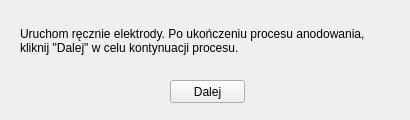
<?xml version="1.0" encoding="UTF-8"?>
<ui version="4.0">
 <class>Form</class>
 <widget class="QWidget" name="Form">
  <property name="geometry">
   <rect>
    <x>0</x>
    <y>0</y>
    <width>410</width>
    <height>120</height>
   </rect>
  </property>
  <property name="windowTitle">
   <string>Uruchomienie elektrod</string>
  </property>
  <widget class="QPushButton" name="pushButton">
   <property name="geometry">
    <rect>
     <x>170</x>
     <y>80</y>
     <width>75</width>
     <height>23</height>
    </rect>
   </property>
   <property name="text">
    <string>Dalej</string>
   </property>
  </widget>
  <widget class="QLabel" name="label">
   <property name="geometry">
    <rect>
     <x>20</x>
     <y>10</y>
     <width>371</width>
     <height>61</height>
    </rect>
   </property>
   <property name="text">
    <string>Uruchom ręcznie elektrody. Po ukończeniu procesu anodowania, kliknij &quot;Dalej&quot; w celu kontynuacji procesu.</string>
   </property>
   <property name="wordWrap">
    <bool>true</bool>
   </property>
  </widget>
 </widget>
 <resources/>
 <connections/>
</ui>
